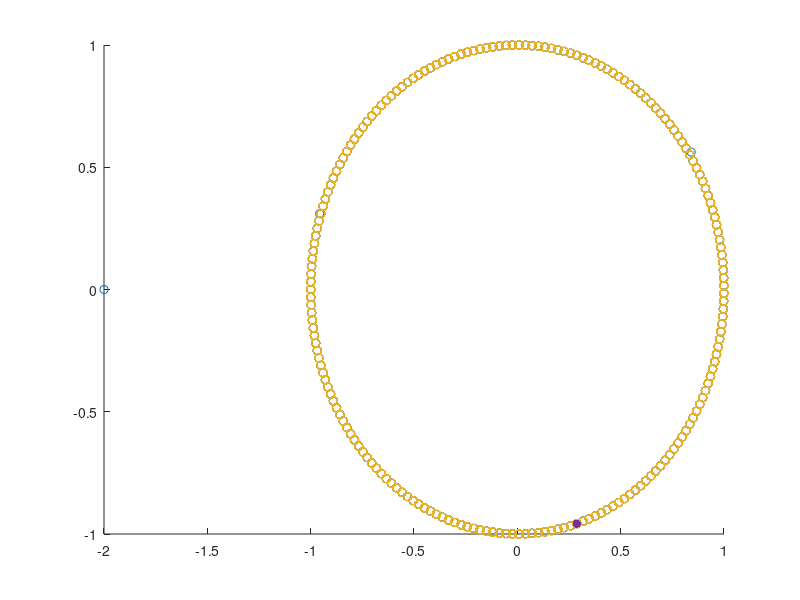
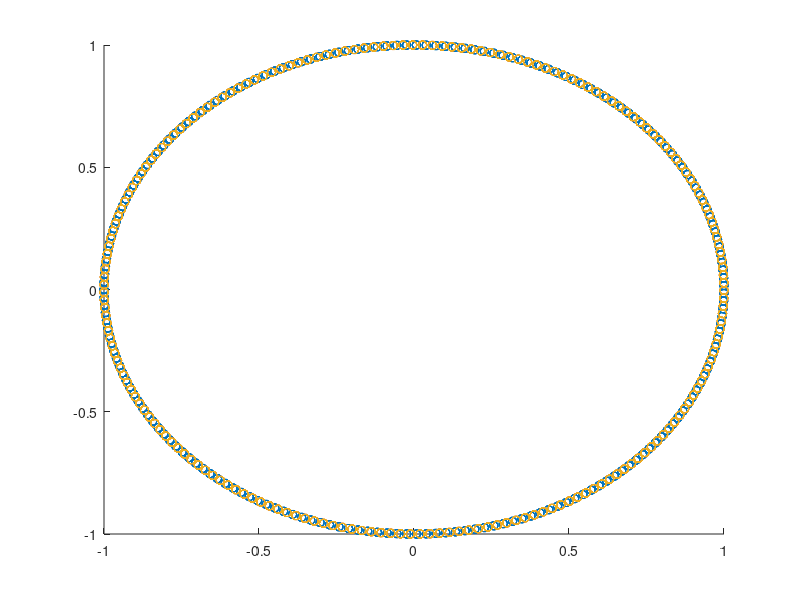

MATLAB code for these plots, in order:
% Frequency of source
freq = 2000;

% Sampling rate
samp_rate = 39.8e3;

% Analong over sample rate
OSR = 16;

% Determine sample rate of simulation
sim_rate = samp_rate*OSR;

% Number of received samples
N = 1024;

% Time axis for simulation data
n = 0:(N*OSR-1);

% Create transmitted signal
x = exp(1i*2*pi*freq/sim_rate*n);

% I/Q Magnitude Imbalance
eps = 0;

% I/Q Phase Imbalance
phi = pi%pi/4; %3*pi/16 + pi;

% Carrier Frequency
fc = 0.3;

% Mix signal to carrier frequency
tx_sig = real(x)*(1+eps).*cos(2*pi*fc*n+phi)-imag(x).*sin(2*pi*fc*n);

% Arbitrary Scale Factor to Simplify Math
tx_sig = tx_sig*2;

% Mix and LPF signal
rx_sig = tx_sig.*exp(-1i*2*pi*fc*n);
h = fir1(31,fc);
rx_sig = filtfilt(h,1,rx_sig);

% Decimate to get back to sampled signal
rx_sig = rx_sig(1:OSR:end);

% Create plot of constellation
figure(1); clf;
scatter(real(rx_sig),imag(rx_sig));
hold on;
scatter(real(rx_sig(15)),imag(rx_sig(15)),'filled')
% xlim([-1.5 1.5])
% ylim([-1.5 1.5])

n = 1;
if (mod(n,2) == 0)
    a1 = sqrt(1+sin(phi));
    a2 = sqrt(1-sin(phi));
else
    a1 = sqrt(1-sin(phi));
    a2 = sqrt(1+sin(phi));
end
b1 = -pi/4;
b2 = pi-pi/4;
fo = freq/samp_rate;
t = 0:(N-1);
x = a1*cos(2*pi*fo*t+b1) + 1i*a2*sin(2*pi*fo*t+b2);
theta = phi/2+pi/4+n*pi/2;
x = x*exp(-1i*theta);
scatter(real(x),imag(x));
scatter(real(x(15)),imag(x(15)),'filled')

% Generate received signal based on formulas stated in homework submission
ar = (1+eps)*cos(phi);
ai = 1i*(1+eps)*sin(phi)+1;
ai_mag = abs(ai);
ai_phase = angle(ai);
f = freq/samp_rate;
x = ar*cos(2*pi*f*(0:999)) + 1i*ai_mag*sin(2*pi*f*(0:999)+ai_phase);

% Create scatter plot with received signal
figure(2); clf;
scatter(real(x),imag(x))
hold on;

% Show form in problem is mathematically equivalent
ai_mag = sqrt(1+(1+eps)^2*sin(phi)^2);
ai_phase = atan((1+eps)*sin(phi));
% x = ar*cos(2*pi*f*(0:999)) + 1i*ai_mag*sin(2*pi*f*(0:999)+ai_phase);
% theta = phi/2+pi/4-3*pi/2
% 0.5*atan2(sin(2*phi),(cos(2*phi)-1))]
n = mod(round(mod(phi/(2*pi),1)*4),4)
% if n == 2
%     n = 0;
% end
n = 0
theta = 0.5*atan(((1+eps)^2*sin(2*phi))/((1+eps)^2*cos(2*phi)-1)) + n*pi/2;
theta = phi/2 + pi/4;
% if (sign(cos(theta)) ~= sign(cos(phi-theta)))
%     error('Bad Rotation Angle');
% end
% theta/pi
t = 0:999;
a1_mag = sqrt((1+eps)^2*cos(phi-theta)^2+sin(theta)^2);
a2_mag = sqrt((1+eps)^2*sin(phi-theta)^2+cos(theta)^2);
a1_phase = atan2(-sin(theta),(1+eps)*cos(phi-theta))
a2_phase = atan2((1+eps)*sin(phi-theta),cos(theta))
x = a1_mag*cos(2*pi*f*t+a1_phase) + 1i*a2_mag*sin(2*pi*f*t+a2_phase);
% x = x*exp(1i*theta);
% x = sqrt(1+2*(1+eps)*cos*cos(phi-theta)*cos(2*pi*f*(0:999))+
scatter(real(x),imag(x))
% xlim([-1.5 1.5])
% ylim([-1.5 1.5])
% x = a1_mag*cos(2*pi*f*t+a1_phase) + 1i*a2_mag*sin(2*pi*f*t+a1_phase);
scatter(real(x),imag(x))
